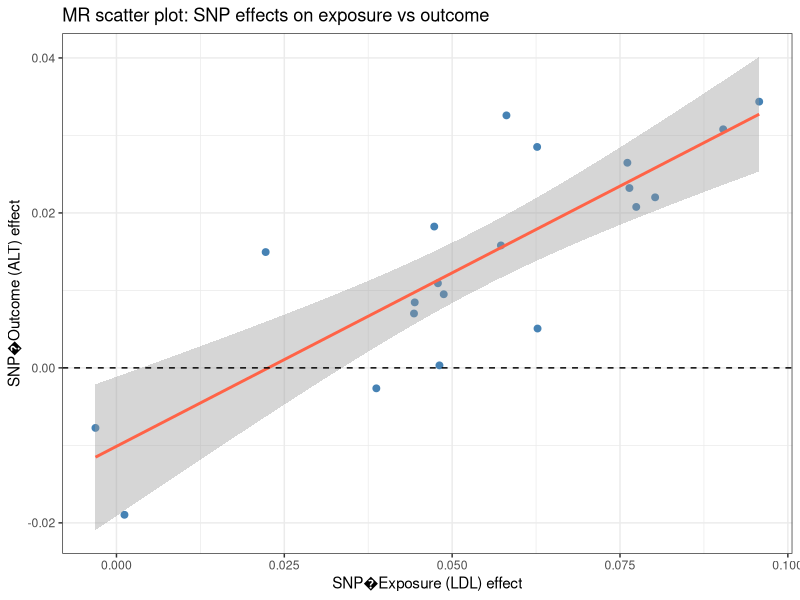

This chart was generated by the following R code:
## ---- chunk 1
#| include: false
#| eval: true
library(tidyverse)
library(broom)
## ---- chunk 2
set.seed(2024)
n <- 5000

# Simulate genetic score (standardised polygenic score for LDL)
G <- rbinom(n, 2, 0.3)          # 0/1/2 copies of effect allele

# Simulate confounder (BMI) � NOT associated with G (by Mendel's laws)
BMI <- rnorm(n, 25, 4)

# LDL causally affected by G and BMI
LDL <- 0.8 * G + 0.4 * BMI + rnorm(n, 0, 1.5)

# ALT: true causal effect of LDL = 0.3; also affected by BMI (confounder)
ALT <- 0.3 * LDL + 0.5 * BMI + rnorm(n, 0, 2)

sim <- tibble(G, BMI, LDL, ALT)
## ---- chunk 3
# OLS is biased because BMI confounds LDL-ALT association
fit_ols <- lm(ALT ~ LDL, data = sim)
tidy(fit_ols, conf.int = TRUE) %>% filter(term == "LDL")
## ---- chunk 4
# First stage: SNP ? LDL (relevance check)
fit_z_x <- lm(LDL ~ G, data = sim)
beta_zx  <- coef(fit_z_x)["G"]
se_zx    <- summary(fit_z_x)$coefficients["G", "Std. Error"]
f_stat   <- (beta_zx / se_zx)^2
cat("First-stage F-statistic:", round(f_stat, 1), "\n")

# Reduced form: SNP ? ALT
fit_z_y <- lm(ALT ~ G, data = sim)
beta_zy  <- coef(fit_z_y)["G"]
se_zy    <- summary(fit_z_y)$coefficients["G", "Std. Error"]

# Wald ratio
beta_mr <- beta_zy / beta_zx
se_mr   <- se_zy / abs(beta_zx)     # delta method (approximate)

cat("Wald ratio MR estimate:", round(beta_mr, 3),
    "| SE:", round(se_mr, 3),
    "| 95% CI: (", round(beta_mr - 1.96 * se_mr, 3), ",",
    round(beta_mr + 1.96 * se_mr, 3), ")\n")
cat("True causal effect: 0.3\n")
## ---- chunk 5
library(AER)   # ivreg()
fit_iv <- ivreg(ALT ~ LDL | G, data = sim)
tidy(fit_iv, conf.int = TRUE) %>% filter(term == "LDL")
## ---- chunk 6
# Simulated scatter plot: SNP effects on exposure vs outcome
set.seed(42)
n_snps  <- 20
beta_x  <- rnorm(n_snps, 0.05, 0.02)        # SNP-LDL effects
beta_y  <- 0.3 * beta_x + rnorm(n_snps, 0, 0.008)  # SNP-outcome (no pleiotropy)

tibble(beta_x, beta_y) %>%
  ggplot(aes(x = beta_x, y = beta_y)) +
  geom_point(size = 2, color = "steelblue") +
  geom_smooth(method = "lm", se = TRUE, color = "tomato") +
  geom_hline(yintercept = 0, linetype = "dashed") +
  labs(title = "MR scatter plot: SNP effects on exposure vs outcome",
       x = "SNP�Exposure (LDL) effect",
       y = "SNP�Outcome (ALT) effect") +
  theme_bw()
## ---- chunk 7
fit1 <- lm(LDL ~ G, data = sim)
f    <- summary(fit1)$fstatistic["value"]
cat("F-statistic:", round(f, 1), "� strong if > 10\n")

# Weak instrument
G_weak  <- rbinom(nrow(sim), 2, 0.05)
LDL_alt <- 0.1 * G_weak + 0.4 * sim$BMI + rnorm(nrow(sim), 0, 1.5)
fit_weak <- lm(LDL_alt ~ G_weak)
cat("Weak instrument F:", round(summary(fit_weak)$fstatistic["value"], 1), "\n")
## ---- chunk 8
ALT_p <- 0.3 * sim$LDL + 0.5 * sim$BMI + 0.4 * sim$G + rnorm(nrow(sim), 0, 2)

# SNP-outcome (includes direct path)
beta_zy_p <- coef(lm(ALT_p ~ sim$G))["sim$G"]
wald_p    <- beta_zy_p / beta_zx

cat("True causal effect: 0.3\n")
cat("Wald ratio with pleiotropy:", round(wald_p, 3), "\n")
# Biased upward because SNP -> ALT directly inflates beta_zy
